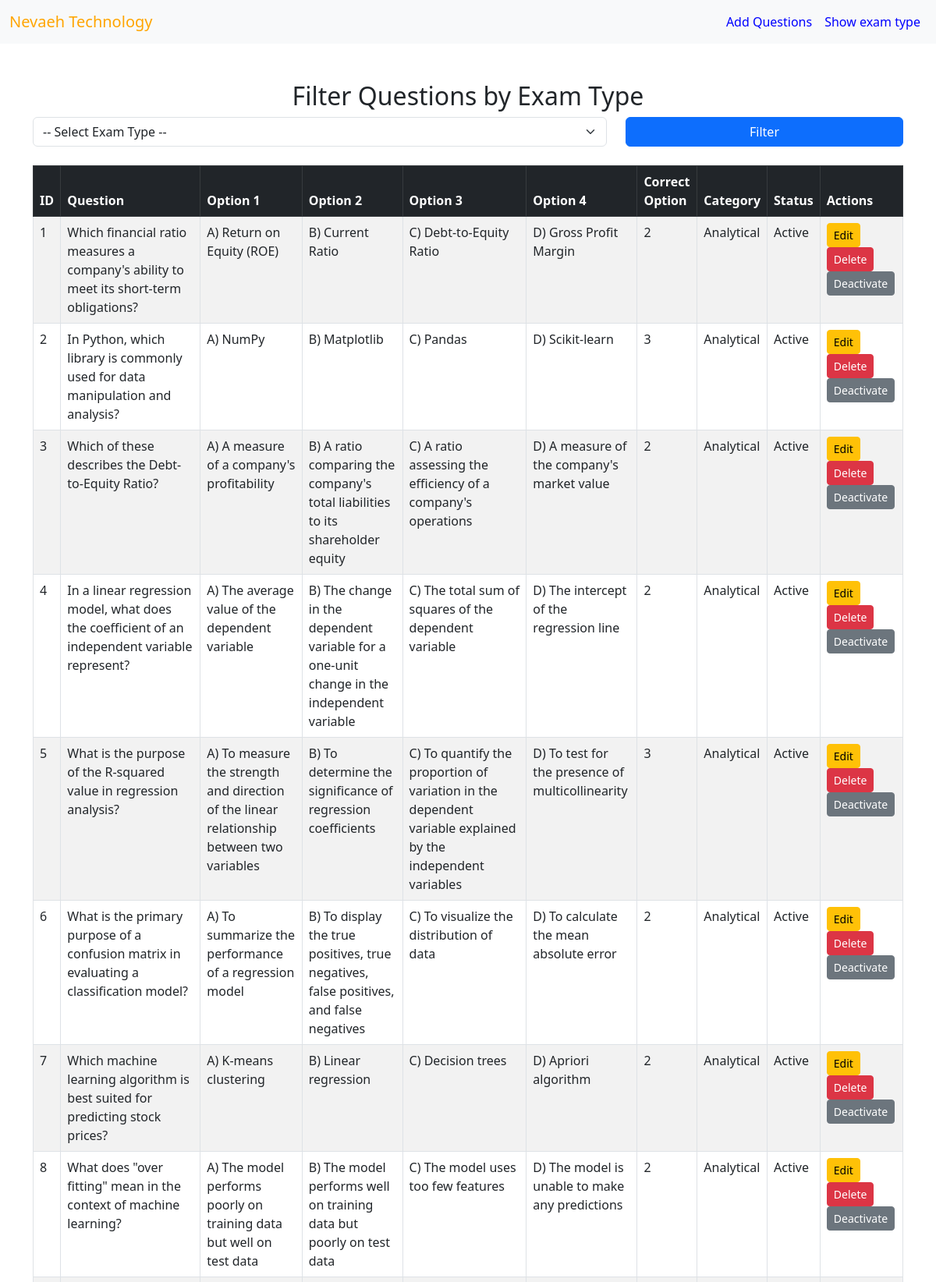
The page /Show_question.php (upper part) on the database its author committed.
### tables this page shows
CREATE TABLE `questions` (
  `id` int(11) NOT NULL,
  `exam_type` text DEFAULT NULL,
  `question` text DEFAULT NULL,
  `option1` varchar(255) DEFAULT NULL,
  `option2` varchar(255) DEFAULT NULL,
  `option3` varchar(255) DEFAULT NULL,
  `option4` varchar(255) DEFAULT NULL,
  `correct_option` int(11) DEFAULT NULL,
  `level` int(2) NOT NULL,
  `status` int(6) NOT NULL DEFAULT 1
);

### Show_question.php (the view, shortened to what this page needs)
<?php
include 'conn.php';
$query = "SELECT * FROM questions";
$questions = $conn->query($query);
?>
<!DOCTYPE html>
<html>
<head>
    <link rel="stylesheet" href="https://cdnjs.cloudflare.com/ajax/libs/bootstrap/5.3.0/css/bootstrap.min.css">
</head>
<body>
<nav class="navbar navbar-expand-lg navbar-light bg-light">
    <div class="container-fluid">
        <a class="navbar-brand" style="color: orange;" href="#">Nevaeh Technology</a>
        <div class="collapse navbar-collapse" id="navbarNav">
            <ul class="navbar-nav ms-auto">
                <li class="nav-item">
                    <a class="nav-link" style="color: blue;" href="add_question.php">Add Questions</a>
                </li>
                <li class="nav-item">
                    <a class="nav-link" style="color: blue;" href="show_exam_type.php">Show exam type</a>
                </li>
            </ul>
        </div>
    </div>
</nav>
<div class="container mt-5">
    <h2 class="text-center">Filter Questions by Exam Type</h2>
    <form method="GET" class="mb-4">
        <div class="row">
            <div class="col-md-8">
                <select name="exam_type" class="form-select" onchange="this.form.submit()">
                    <option value="">-- Select Exam Type --</option>
                </select>
            </div>
            <div class="col-md-4">
                <button type="submit" class="btn btn-primary w-100">Filter</button>
            </div>
        </div>
    </form>
    <table class="table table-bordered table-striped">
        <thead class="table-dark">
            <tr>
                <th>ID</th>
                <th>Question</th>
                <th>Option 1</th>
                <th>Option 2</th>
                <th>Option 3</th>
                <th>Option 4</th>
                <th>Correct Option</th>
                <th>Category</th>
                <th>Status</th>
                <th>Actions</th>
            </tr>
        </thead>
        <tbody>
            <?php
            if ($questions->num_rows > 0) {
                while ($row = $questions->fetch_assoc()) { ?>
                    <tr>
                        <td><?php echo $row['id']; ?></td>
                        <td><?php echo htmlspecialchars($row['question']); ?></td>
                        <td><?php echo htmlspecialchars($row['option1']); ?></td>
                        <td><?php echo htmlspecialchars($row['option2']); ?></td>
                        <td><?php echo htmlspecialchars($row['option3']); ?></td>
                        <td><?php echo htmlspecialchars($row['option4']); ?></td>
                        <td><?php echo htmlspecialchars($row['correct_option']); ?></td>
                        <td><?php echo htmlspecialchars($row['exam_type']); ?></td>
                        <td><?php echo $row['status'] == 1 ? 'Active' : 'Inactive'; ?></td>
                        <td>
                            <a href="edit_question.php?id=<?php echo $row['id']; ?>" class="btn btn-warning btn-sm">Edit</a>
                            <a href="?delete_id=<?php echo $row['id']; ?>" class="btn btn-danger btn-sm" onclick="return confirm('Are you sure?')">Delete</a>
                            <a href="?toggle_id=<?php echo $row['id']; ?>" class="btn btn-secondary btn-sm">
                                <?php echo $row['status'] == 1 ? 'Deactivate' : 'Activate'; ?>
                            </a>
                        </td>
                    </tr>
                <?php }
            } else { ?>
                <tr>
                    <td colspan="10" class="text-center">No questions found for the selected exam type</td>
                </tr>
            <?php } ?>
        </tbody>
    </table>
</div>
</body>
</html>

### rows shown on the page
questions: id "1", question "Which financial ratio measures a company's ability to meet its short-term obligations?", option1 "A) Return on Equity (ROE)", option2 "B) Current Ratio", option3 "C) Debt-to-Equity Ratio", option4 "D) Gross Profit Margin", correct_option "2", exam_type "Analytical", status "Active"
questions: id "2", question "In Python, which library is commonly used for data manipulation and analysis?", option1 "A) NumPy", option2 "B) Matplotlib", option3 "C) Pandas", option4 "D) Scikit-learn", correct_option "3", exam_type "Analytical", status "Active"
questions: id "3", question "Which of these describes the Debt-to-Equity Ratio?", option1 "A) A measure of a company's profitability", option2 "B) A ratio comparing the company's total liabilities to its shareholder equity", option3 "C) A ratio assessing the efficiency of a company's operations", option4 "D) A measure of the company's market value", correct_option "2", exam_type "Analytical", status "Active"
questions: id "4", question "In a linear regression model, what does the coefficient of an independent variable represent?", option1 "A) The average value of the dependent variable", option2 "B) The change in the dependent variable for a one-unit change in the independent variable", option3 "C) The total sum of squares of the dependent variable", option4 "D) The intercept of the regression line", correct_option "2", exam_type "Analytical", status "Active"
questions: id "5", question "What is the purpose of the R-squared value in regression analysis?", option1 "A) To measure the strength and direction of the linear relationship between two variables", option2 "B) To determine the significance of regression coefficients", option3 "C) To quantify the proportion of variation in the dependent variable explained by the independent variables", option4 "D) To test for the presence of multicollinearity", correct_option "3", exam_type "Analytical", status "Active"
questions: id "6", question "What is the primary purpose of a confusion matrix in evaluating a classification model?", option1 "A) To summarize the performance of a regression model", option2 "B) To display the true positives, true negatives, false positives, and false negatives", option3 "C) To visualize the distribution of data", option4 "D) To calculate the mean absolute error", correct_option "2", exam_type "Analytical", status "Active"
questions: id "7", question "Which machine learning algorithm is best suited for predicting stock prices?", option1 "A) K-means clustering", option2 "B) Linear regression", option3 "C) Decision trees", option4 "D) Apriori algorithm", correct_option "2", exam_type "Analytical", status "Active"
questions: id "8", question "What does \"over fitting\" mean in the context of machine learning?", option1 "A) The model performs poorly on training data but well on test data", option2 "B) The model performs well on training data but poorly on test data", option3 "C) The model uses too few features", option4 "D) The model is unable to make any predictions", correct_option "2", exam_type "Analytical", status "Active"
